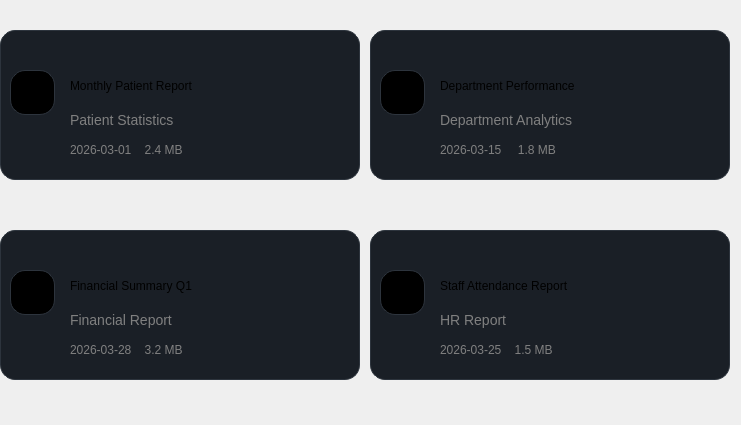
              <widget class="QWidget" name="scrollAreaWidgetContents_4">
               <property name="geometry">
                <rect>
                 <x>0</x>
                 <y>0</y>
                 <width>741</width>
                 <height>425</height>
                </rect>
               </property>
               <property name="layoutDirection">
                <enum>Qt::LayoutDirection::LeftToRight</enum>
               </property>
               <property name="autoFillBackground">
                <bool>false</bool>
               </property>
               <widget class="QFrame" name="frame_26">
                <property name="geometry">
                 <rect>
                  <x>370</x>
                  <y>230</y>
                  <width>360</width>
                  <height>150</height>
                 </rect>
                </property>
                <property name="sizePolicy">
                 <sizepolicy hsizetype="Fixed" vsizetype="Fixed">
                  <horstretch>0</horstretch>
                  <verstretch>0</verstretch>
                 </sizepolicy>
                </property>
                <property name="minimumSize">
                 <size>
                  <width>360</width>
                  <height>150</height>
                 </size>
                </property>
                <property name="maximumSize">
                 <size>
                  <width>360</width>
                  <height>150</height>
                 </size>
                </property>
                <property name="styleSheet">
                 <string notr="true">QFrame {
    background-color: #1a1f26; 
    border-radius: 15px;       
    border: 1px solid #2d343d; 
}

QFrame:hover {
    background-color: #242b35;
    border: 1px solid #00f2ff; 
}

</string>
                </property>
                <property name="frameShape">
                 <enum>QFrame::Shape::StyledPanel</enum>
                </property>
                <property name="frameShadow">
                 <enum>QFrame::Shadow::Raised</enum>
                </property>
                <widget class="QLabel" name="label_68">
                 <property name="geometry">
                  <rect>
                   <x>70</x>
                   <y>110</y>
                   <width>137</width>
                   <height>20</height>
                  </rect>
                 </property>
                 <property name="styleSheet">
                  <string notr="true">
background: transparent;
border: none;
color: #808080;               
    font-size: 14
px;</string>
                 </property>
                 <property name="text">
                  <string>2026-03-25    1.5 MB</string>
                 </property>
                </widget>
                <widget class="QLabel" name="label_69">
                 <property name="geometry">
                  <rect>
                   <x>70</x>
                   <y>80</y>
                   <width>107</width>
                   <height>20</height>
                  </rect>
                 </property>
                 <property name="styleSheet">
                  <string notr="true">background: transparent;
border: none;
color: #808080;               
    font-size: 14px;</string>
                 </property>
                 <property name="text">
                  <string>HR Report</string>
                 </property>
                </widget>
                <widget class="QLabel" name="label_70">
                 <property name="geometry">
                  <rect>
                   <x>70</x>
                   <y>40</y>
                   <width>263</width>
                   <height>31</height>
                  </rect>
                 </property>
                 <property name="styleSheet">
                  <string notr="true">background: transparent;
font: 700 italic 14pt &quot;Segoe UI&quot;;
border: none;</string>
                 </property>
                 <property name="text">
                  <string>Staff Attendance Report</string>
                 </property>
                </widget>
                <widget class="QFrame" name="frame_27">
                 <property name="geometry">
                  <rect>
                   <x>10</x>
                   <y>40</y>
                   <width>45</width>
                   <height>45</height>
                  </rect>
                 </property>
                 <property name="minimumSize">
                  <size>
                   <width>0</width>
                   <height>0</height>
                  </size>
                 </property>
                 <property name="maximumSize">
                  <size>
                   <width>16777215</width>
                   <height>16777215</height>
                  </size>
                 </property>
                 <property name="layoutDirection">
                  <enum>Qt::LayoutDirection::LeftToRight</enum>
                 </property>
                 <property name="styleSheet">
                  <string notr="true">background-color: black;
</string>
                 </property>
                 <property name="frameShape">
                  <enum>QFrame::Shape::StyledPanel</enum>
                 </property>
                 <property name="frameShadow">
                  <enum>QFrame::Shadow::Raised</enum>
                 </property>
                 <widget class="QLabel" name="label_71">
                  <property name="geometry">
                   <rect>
                    <x>10</x>
                    <y>10</y>
                    <width>25</width>
                    <height>25</height>
                   </rect>
                  </property>
                  <property name="minimumSize">
                   <size>
                    <width>0</width>
                    <height>0</height>
                   </size>
                  </property>
                  <property name="maximumSize">
                   <size>
                    <width>16777215</width>
                    <height>16777215</height>
                   </size>
                  </property>
                  <property name="styleSheet">
                   <string notr="true">background: transparent;
border: none;</string>
                  </property>
                  <property name="text">
                   <string/>
                  </property>
                  <property name="pixmap">
                   <pixmap resource="resources.qrc">:/img/work-time.png</pixmap>
                  </property>
                  <property name="scaledContents">
                   <bool>true</bool>
                  </property>
                 </widget>
                </widget>
                <widget class="QPushButton" name="btn_staff_download">
                 <property name="geometry">
                  <rect>
                   <x>310</x>
                   <y>50</y>
                   <width>29</width>
                   <height>25</height>
                  </rect>
                 </property>
                 <property name="styleSheet">
                  <string notr="true">QPushButton {
    background: transparent;
    border: 2px solid transparent;
    border-radius: 10px;
    padding: 5px;
}

QPushButton:hover {
    border: 2px solid #00f2ff;
}

QPushButton:pressed {
    border: 2px solid #1f618d;
    background-color: rgba(180, 180, 180, 80);
}
</string>
                 </property>
                 <property name="text">
                  <string/>
                 </property>
                 <property name="icon">
                  <iconset resource="resources.qrc">
                   <normaloff>:/img/download1.png</normaloff>:/img/download1.png</iconset>
                 </property>
                 <property name="iconSize">
                  <size>
                   <width>25</width>
                   <height>25</height>
                  </size>
                 </property>
                </widget>
               </widget>
               <widget class="QFrame" name="frame_28">
                <property name="geometry">
                 <rect>
                  <x>0</x>
                  <y>30</y>
                  <width>360</width>
                  <height>150</height>
                 </rect>
                </property>
                <property name="sizePolicy">
                 <sizepolicy hsizetype="Fixed" vsizetype="Fixed">
                  <horstretch>0</horstretch>
                  <verstretch>0</verstretch>
                 </sizepolicy>
                </property>
                <property name="minimumSize">
                 <size>
                  <width>360</width>
                  <height>150</height>
                 </size>
                </property>
                <property name="maximumSize">
                 <size>
                  <width>3600</width>
                  <height>150</height>
                 </size>
                </property>
                <property name="styleSheet">
                 <string notr="true">QFrame {
    background-color: #1a1f26; 
    border-radius: 15px;       
    border: 1px solid #2d343d; 
}

QFrame:hover {
    background-color: #242b35;
    border: 1px solid #00f2ff;
}


</string>
                </property>
                <property name="frameShape">
                 <enum>QFrame::Shape::StyledPanel</enum>
                </property>
                <property name="frameShadow">
                 <enum>QFrame::Shadow::Raised</enum>
                </property>
                <widget class="QLabel" name="label_72">
                 <property name="geometry">
                  <rect>
                   <x>70</x>
                   <y>110</y>
                   <width>137</width>
                   <height>20</height>
                  </rect>
                 </property>
                 <property name="styleSheet">
                  <string notr="true">
background: transparent;
border: none;
color: #808080;               
    font-size: 14
px;</string>
                 </property>
                 <property name="text">
                  <string>2026-03-01    2.4 MB</string>
                 </property>
                </widget>
                <widget class="QLabel" name="label_73">
                 <property name="geometry">
                  <rect>
                   <x>70</x>
                   <y>80</y>
                   <width>107</width>
                   <height>20</height>
                  </rect>
                 </property>
                 <property name="styleSheet">
                  <string notr="true">background: transparent;
border: none;
color: #808080;               
    font-size: 14px;</string>
                 </property>
                 <property name="text">
                  <string>Patient Statistics</string>
                 </property>
                </widget>
                <widget class="QLabel" name="label_74">
                 <property name="geometry">
                  <rect>
                   <x>70</x>
                   <y>40</y>
                   <width>261</width>
                   <height>31</height>
                  </rect>
                 </property>
                 <property name="styleSheet">
                  <string notr="true">background: transparent;
font: 700 italic 14pt &quot;Segoe UI&quot;;
border: none;</string>
                 </property>
                 <property name="text">
                  <string>Monthly Patient Report</string>
                 </property>
                </widget>
                <widget class="QFrame" name="frame_29">
                 <property name="geometry">
                  <rect>
                   <x>10</x>
                   <y>40</y>
                   <width>45</width>
                   <height>45</height>
                  </rect>
                 </property>
                 <property name="minimumSize">
                  <size>
                   <width>0</width>
                   <height>0</height>
                  </size>
                 </property>
                 <property name="maximumSize">
                  <size>
                   <width>16777215</width>
                   <height>16777215</height>
                  </size>
                 </property>
                 <property name="layoutDirection">
                  <enum>Qt::LayoutDirection::LeftToRight</enum>
                 </property>
                 <property name="styleSheet">
                  <string notr="true">background-color: black;
</string>
                 </property>
                 <property name="frameShape">
                  <enum>QFrame::Shape::StyledPanel</enum>
                 </property>
                 <property name="frameShadow">
                  <enum>QFrame::Shadow::Raised</enum>
                 </property>
                 <widget class="QLabel" name="label_75">
                  <property name="geometry">
                   <rect>
                    <x>10</x>
                    <y>10</y>
                    <width>25</width>
                    <height>25</height>
                   </rect>
                  </property>
                  <property name="minimumSize">
                   <size>
                    <width>0</width>
                    <height>0</height>
                   </size>
                  </property>
                  <property name="maximumSize">
                   <size>
                    <width>16777215</width>
                    <height>16777215</height>
                   </size>
                  </property>
                  <property name="styleSheet">
                   <string notr="true">background: transparent;
border: none;</string>
                  </property>
                  <property name="text">
                   <string/>
                  </property>
                  <property name="pixmap">
                   <pixmap resource="resources.qrc">:/img/patient.png</pixmap>
                  </property>
                  <property name="scaledContents">
                   <bool>true</bool>
                  </property>
                 </widget>
                </widget>
                <widget class="QPushButton" name="downloadMonthlyReport">
                 <property name="geometry">
                  <rect>
                   <x>300</x>
                   <y>50</y>
                   <width>29</width>
                   <height>25</height>
                  </rect>
                 </property>
                 <property name="styleSheet">
                  <string notr="true">QPushButton {
    background: transparent;
    border: 2px solid transparent;
    border-radius: 10px;
    padding: 5px;
}

QPushButton:hover {
    border: 2px solid #00f2ff;
}

QPushButton:pressed {
    border: 2px solid #1f618d;
    background-color: rgba(180, 180, 180, 80);
}</string>
                 </property>
                 <property name="text">
                  <string/>
                 </property>
                 <property name="icon">
                  <iconset resource="resources.qrc">
                   <normaloff>:/img/download1.png</normaloff>:/img/download1.png</iconset>
                 </property>
                 <property name="iconSize">
                  <size>
                   <width>25</width>
                   <height>25</height>
                  </size>
                 </property>
                </widget>
               </widget>
               <widget class="QFrame" name="frame_30">
                <property name="geometry">
                 <rect>
                  <x>0</x>
                  <y>230</y>
                  <width>360</width>
                  <height>150</height>
                 </rect>
                </property>
                <property name="sizePolicy">
                 <sizepolicy hsizetype="Fixed" vsizetype="Fixed">
                  <horstretch>0</horstretch>
                  <verstretch>0</verstretch>
                 </sizepolicy>
                </property>
                <property name="minimumSize">
                 <size>
                  <width>360</width>
                  <height>150</height>
                 </size>
                </property>
                <property name="maximumSize">
                 <size>
                  <width>3600</width>
                  <height>150</height>
                 </size>
                </property>
                <property name="styleSheet">
                 <string notr="true">QFrame {
    background-color: #1a1f26; 
    border-radius: 15px;       
    border: 1px solid #2d343d; 
}

QFrame:hover {
    background-color: #242b35;
    border: 1px solid #00f2ff; 
}

</string>
                </property>
                <property name="frameShape">
                 <enum>QFrame::Shape::StyledPanel</enum>
                </property>
                <property name="frameShadow">
                 <enum>QFrame::Shadow::Raised</enum>
                </property>
                <widget class="QLabel" name="label_76">
                 <property name="geometry">
                  <rect>
                   <x>70</x>
                   <y>110</y>
                   <width>137</width>
                   <height>20</height>
                  </rect>
                 </property>
                 <property name="styleSheet">
                  <string notr="true">
background: transparent;
border: none;
color: #808080;               
    font-size: 14
px;</string>
                 </property>
                 <property name="text">
                  <string>2026-03-28    3.2 MB</string>
                 </property>
                </widget>
                <widget class="QLabel" name="label_77">
                 <property name="geometry">
                  <rect>
                   <x>70</x>
                   <y>80</y>
                   <width>107</width>
                   <height>20</height>
                  </rect>
                 </property>
                 <property name="styleSheet">
                  <string notr="true">background: transparent;
border: none;
color: #808080;               
    font-size: 14px;</string>
                 </property>
                 <property name="text">
                  <string>Financial Report</string>
                 </property>
                </widget>
                <widget class="QLabel" name="label_78">
                 <property name="geometry">
                  <rect>
                   <x>70</x>
                   <y>40</y>
                   <width>261</width>
                   <height>31</height>
                  </rect>
                 </property>
                 <property name="styleSheet">
                  <string notr="true">background: transparent;
font: 700 italic 14pt &quot;Segoe UI&quot;;
border: none;</string>
                 </property>
                 <property name="text">
                  <string>Financial Summary Q1</string>
                 </property>
                </widget>
                <widget class="QPushButton" name="btn_financial">
                 <property name="geometry">
                  <rect>
                   <x>300</x>
                   <y>50</y>
                   <width>29</width>
                   <height>25</height>
                  </rect>
                 </property>
                 <property name="styleSheet">
                  <string notr="true">QPushButton {
    background: transparent;
    border: 2px solid transparent;
    border-radius: 10px;
    padding: 5px;
}

QPushButton:hover {
    border: 2px solid #00f2ff;
}

QPushButton:pressed {
    border: 2px solid #1f618d;
    background-color: rgba(180, 180, 180, 80);
}</string>
                 </property>
                 <property name="text">
                  <string/>
                 </property>
                 <property name="icon">
                  <iconset resource="resources.qrc">
                   <normaloff>:/img/download1.png</normaloff>:/img/download1.png</iconset>
                 </property>
                 <property name="iconSize">
                  <size>
                   <width>25</width>
                   <height>25</height>
                  </size>
                 </property>
                </widget>
                <widget class="QFrame" name="frame_31">
                 <property name="geometry">
                  <rect>
                   <x>10</x>
                   <y>40</y>
                   <width>45</width>
                   <height>45</height>
                  </rect>
                 </property>
                 <property name="minimumSize">
                  <size>
                   <width>0</width>
                   <height>0</height>
                  </size>
                 </property>
                 <property name="maximumSize">
                  <size>
                   <width>16777215</width>
                   <height>16777215</height>
                  </size>
                 </property>
                 <property name="layoutDirection">
                  <enum>Qt::LayoutDirection::LeftToRight</enum>
                 </property>
                 <property name="styleSheet">
                  <string notr="true">background-color: black;
</string>
                 </property>
                 <property name="frameShape">
                  <enum>QFrame::Shape::StyledPanel</enum>
                 </property>
                 <property name="frameShadow">
                  <enum>QFrame::Shadow::Raised</enum>
                 </property>
                 <widget class="QLabel" name="label_79">
                  <property name="geometry">
                   <rect>
                    <x>10</x>
                    <y>10</y>
                    <width>25</width>
                    <height>25</height>
                   </rect>
                  </property>
                  <property name="minimumSize">
                   <size>
                    <width>0</width>
                    <height>0</height>
                   </size>
                  </property>
                  <property name="maximumSize">
                   <size>
                    <width>16777215</width>
                    <height>16777215</height>
                   </size>
                  </property>
                  <property name="styleSheet">
                   <string notr="true">background: transparent;
border: none;</string>
                  </property>
                  <property name="text">
                   <string/>
                  </property>
                  <property name="pixmap">
                   <pixmap resource="resources.qrc">:/img/coin.png</pixmap>
                  </property>
                  <property name="scaledContents">
                   <bool>true</bool>
                  </property>
                 </widget>
                </widget>
               </widget>
               <widget class="QFrame" name="frame_32">
                <property name="geometry">
                 <rect>
                  <x>370</x>
                  <y>30</y>
                  <width>360</width>
                  <height>150</height>
                 </rect>
                </property>
                <property name="sizePolicy">
                 <sizepolicy hsizetype="Fixed" vsizetype="Fixed">
                  <horstretch>0</horstretch>
                  <verstretch>0</verstretch>
                 </sizepolicy>
                </property>
                <property name="minimumSize">
                 <size>
                  <width>360</width>
                  <height>150</height>
                 </size>
                </property>
                <property name="maximumSize">
                 <size>
                  <width>3600</width>
                  <height>150</height>
                 </size>
                </property>
                <property name="styleSheet">
                 <string notr="true">QFrame {
    background-color: #1a1f26; 
    border-radius: 15px;       
    border: 1px solid #2d343d; 
}

QFrame:hover {
    background-color: #242b35;
    border: 1px solid #00f2ff; 
}



</string>
                </property>
                <property name="frameShape">
                 <enum>QFrame::Shape::StyledPanel</enum>
                </property>
                <property name="frameShadow">
                 <enum>QFrame::Shadow::Raised</enum>
                </property>
                <widget class="QLabel" name="label_80">
                 <property name="geometry">
                  <rect>
                   <x>70</x>
                   <y>110</y>
                   <width>141</width>
                   <height>20</height>
                  </rect>
                 </property>
                 <property name="styleSheet">
                  <string notr="true">
background: transparent;
border: none;
color: #808080;               
    font-size: 14
px;</string>
                 </property>
                 <property name="text">
                  <string>2026-03-15     1.8 MB</string>
                 </property>
                </widget>
                <widget class="QLabel" name="label_81">
                 <property name="geometry">
                  <rect>
                   <x>70</x>
                   <y>80</y>
                   <width>132</width>
                   <height>19</height>
                  </rect>
                 </property>
                 <property name="styleSheet">
                  <string notr="true">background: transparent;
border: none;
color: #808080;               
    font-size: 14px;</string>
                 </property>
                 <property name="text">
                  <string>Department Analytics</string>
                 </property>
                </widget>
                <widget class="QLabel" name="label_82">
                 <property name="geometry">
                  <rect>
                   <x>70</x>
                   <y>40</y>
                   <width>276</width>
                   <height>31</height>
                  </rect>
                 </property>
                 <property name="styleSheet">
                  <string notr="true">background: transparent;
font: 700 italic 14pt &quot;Segoe UI&quot;;
border: none;</string>
                 </property>
                 <property name="text">
                  <string>Department Performance</string>
                 </property>
                </widget>
                <widget class="QPushButton" name="downloadDepartmentPerformance">
                 <property name="geometry">
                  <rect>
                   <x>310</x>
                   <y>50</y>
                   <width>29</width>
                   <height>25</height>
                  </rect>
                 </property>
                 <property name="styleSheet">
                  <string notr="true">QPushButton {
    background: transparent;
    border: 2px solid transparent;
    border-radius: 10px;
    padding: 5px;
}

QPushButton:hover {
    border: 2px solid #00f2ff;
}

QPushButton:pressed {
    border: 2px solid #1f618d;
    background-color: rgba(180, 180, 180, 80);
}</string>
                 </property>
                 <property name="text">
                  <string/>
                 </property>
                 <property name="icon">
                  <iconset resource="resources.qrc">
                   <normaloff>:/img/download1.png</normaloff>:/img/download1.png</iconset>
                 </property>
                 <property name="iconSize">
                  <size>
                   <width>25</width>
                   <height>25</height>
                  </size>
                 </property>
                </widget>
                <widget class="QFrame" name="frame_33">
                 <property name="geometry">
                  <rect>
                   <x>10</x>
                   <y>40</y>
                   <width>45</width>
                   <height>45</height>
                  </rect>
                 </property>
                 <property name="minimumSize">
                  <size>
                   <width>0</width>
                   <height>0</height>
                  </size>
                 </property>
                 <property name="maximumSize">
                  <size>
                   <width>16777215</width>
                   <height>16777215</height>
                  </size>
                 </property>
                 <property name="layoutDirection">
                  <enum>Qt::LayoutDirection::LeftToRight</enum>
                 </property>
                 <property name="styleSheet">
                  <string notr="true">background-color: black;
</string>
                 </property>
                 <property name="frameShape">
                  <enum>QFrame::Shape::StyledPanel</enum>
                 </property>
                 <property name="frameShadow">
                  <enum>QFrame::Shadow::Raised</enum>
                 </property>
                 <widget class="QLabel" name="label_83">
                  <property name="geometry">
                   <rect>
                    <x>10</x>
                    <y>10</y>
                    <width>25</width>
                    <height>25</height>
                   </rect>
                  </property>
                  <property name="minimumSize">
                   <size>
                    <width>0</width>
                    <height>0</height>
                   </size>
                  </property>
                  <property name="maximumSize">
                   <size>
                    <width>16777215</width>
                    <height>16777215</height>
                   </size>
                  </property>
                  <property name="styleSheet">
                   <string notr="true">background: transparent;
border: none;</string>
                  </property>
                  <property name="text">
                   <string/>
                  </property>
                  <property name="pixmap">
                   <pixmap resource="resources.qrc">:/img/pie-chart.png</pixmap>
                  </property>
                  <property name="scaledContents">
                   <bool>true</bool>
                  </property>
                 </widget>
                </widget>
                <widget class="QPushButton" name="pushButton_35">
                 <property name="geometry">
                  <rect>
                   <x>300</x>
                   <y>260</y>
                   <width>29</width>
                   <height>25</height>
                  </rect>
                 </property>
                 <property name="styleSheet">
                  <string notr="true">background: transparent;
border: none;</string>
                 </property>
                 <property name="text">
                  <string/>
                 </property>
                 <property name="icon">
                  <iconset resource="resources.qrc">
                   <normaloff>:/img/download1.png</normaloff>:/img/download1.png</iconset>
                 </property>
                 <property name="iconSize">
                  <size>
                   <width>25</width>
                   <height>25</height>
                  </size>
                 </property>
                </widget>
               </widget>
              </widget>
